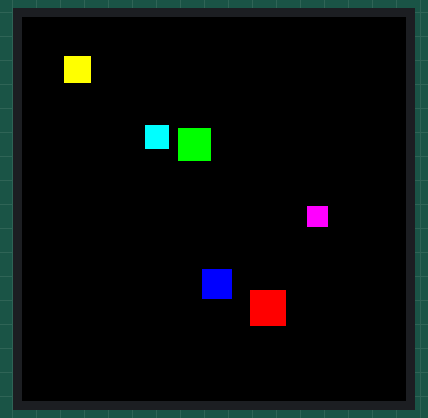
Simulated run of this program. Board: MicroPython board. On the bench: 128×128 colour display. Random numbers come from a fixed seed; library files of the repository ran but are not shown: ssd1351.py.

Above: at 0.59 s.
At 5.4 s:
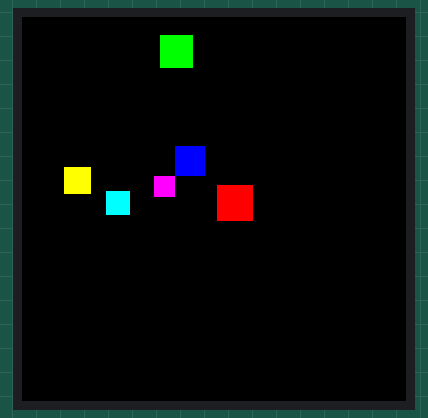
At 10.21 s:
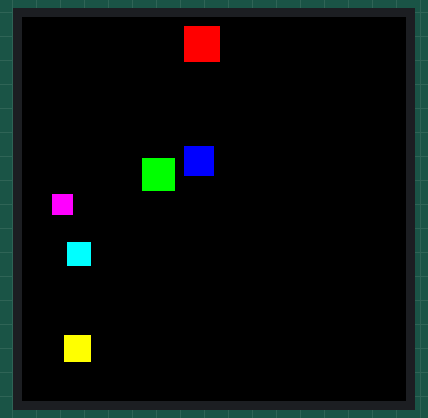
At 20.12 s:
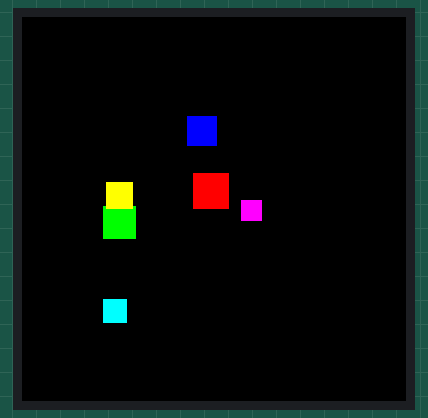
At 29.74 s:
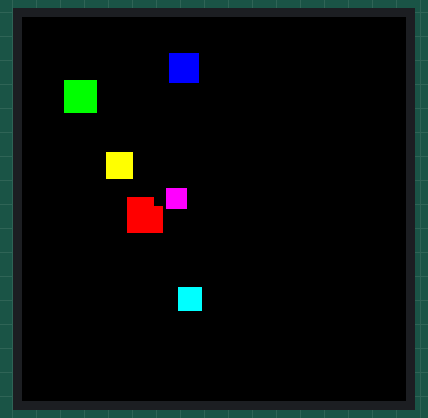
At 39.65 s:
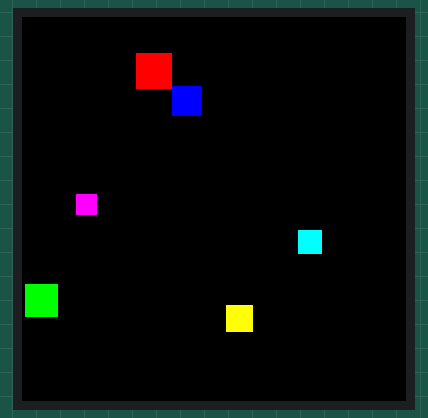

The program:

demo_bouncing_boxes.py
```python
"""SSD1351 demo (bouncing boxes)."""
from machine import Pin, SPI
from random import random, seed
from ssd1351 import Display, color565
from utime import sleep_us, ticks_cpu, ticks_us, ticks_diff


class Box(object):
    """Bouncing box."""

    def __init__(self, screen_width, screen_height, size, display, color):
        """Initialize box.

        Args:
            screen_width (int): Width of screen.
            screen_height (int): Width of height.
            size (int): Square side length.
            display (SSD1351): OLED display object.
            color (int): RGB565 color value.
        """
        self.size = size
        self.w = screen_width
        self.h = screen_height
        self.display = display
        self.color = color
        # Generate non-zero random speeds between -5.0 and 5.0
        seed(ticks_cpu())
        r = random() * 10.0
        self.x_speed = 5.0 - r if r < 5.0 else r - 10.0
        r = random() * 10.0
        self.y_speed = 5.0 - r if r < 5.0 else r - 10.0

        self.x = self.w / 2.0
        self.y = self.h / 2.0
        self.prev_x = self.x
        self.prev_y = self.y

    def update_pos(self):
        """Update box position and speed."""
        x = self.x
        y = self.y
        size = self.size
        w = self.w
        h = self.h
        x_speed = abs(self.x_speed)
        y_speed = abs(self.y_speed)
        self.prev_x = x
        self.prev_y = y

        if x + size >= w - x_speed:
            self.x_speed = -x_speed
        elif x - size <= x_speed + 1:
            self.x_speed = x_speed

        if y + size >= h - y_speed:
            self.y_speed = -y_speed
        elif y - size <= y_speed + 1:
            self.y_speed = y_speed

        self.x = x + self.x_speed
        self.y = y + self.y_speed

    def draw(self):
        """Draw box."""
        x = int(self.x)
        y = int(self.y)
        size = self.size
        prev_x = int(self.prev_x)
        prev_y = int(self.prev_y)
        self.display.fill_hrect(prev_x - size,
                                prev_y - size,
                                size, size, 0)
        self.display.fill_hrect(x - size,
                                y - size,
                                size, size, self.color)


def test():
    """Bouncing box."""
    try:
        # Baud rate of 14500000 seems about the max
        spi = SPI(2, baudrate=14500000, sck=Pin(18), mosi=Pin(23))
        display = Display(spi, dc=Pin(17), cs=Pin(5), rst=Pin(16))
        display.clear()

        colors = [color565(255, 0, 0),
                  color565(0, 255, 0),
                  color565(0, 0, 255),
                  color565(255, 255, 0),
                  color565(0, 255, 255),
                  color565(255, 0, 255)]
        sizes = [12, 11, 10, 9, 8, 7]
        boxes = [Box(128, 128, sizes[i], display,
                 colors[i]) for i in range(6)]

        while True:
            timer = ticks_us()
            for b in boxes:
                b.update_pos()
                b.draw()
            # Attempt to set framerate to 30 FPS
            timer_dif = 33333 - ticks_diff(ticks_us(), timer)
            if timer_dif > 0:
                sleep_us(timer_dif)

    except KeyboardInterrupt:
        display.cleanup()


test()
```
